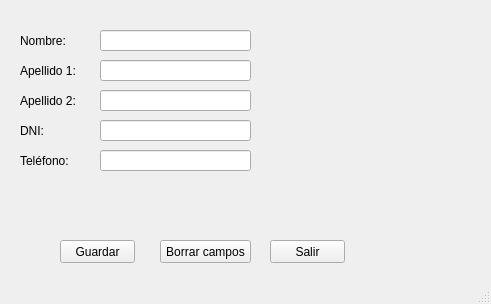
<?xml version="1.0" encoding="UTF-8"?>
<ui version="4.0">
 <class>MainWindow</class>
 <widget class="QMainWindow" name="MainWindow">
  <property name="geometry">
   <rect>
    <x>0</x>
    <y>0</y>
    <width>491</width>
    <height>304</height>
   </rect>
  </property>
  <property name="windowTitle">
   <string>MainWindow</string>
  </property>
  <widget class="QWidget" name="centralwidget">
   <widget class="QLineEdit" name="LineName">
    <property name="geometry">
     <rect>
      <x>100</x>
      <y>30</y>
      <width>151</width>
      <height>21</height>
     </rect>
    </property>
   </widget>
   <widget class="QLabel" name="LabelName">
    <property name="geometry">
     <rect>
      <x>20</x>
      <y>30</y>
      <width>61</width>
      <height>21</height>
     </rect>
    </property>
    <property name="text">
     <string>Nombre:</string>
    </property>
   </widget>
   <widget class="QLineEdit" name="LineSurname">
    <property name="geometry">
     <rect>
      <x>100</x>
      <y>60</y>
      <width>151</width>
      <height>21</height>
     </rect>
    </property>
    <property name="text">
     <string/>
    </property>
   </widget>
   <widget class="QLabel" name="LabelSurname">
    <property name="geometry">
     <rect>
      <x>20</x>
      <y>60</y>
      <width>61</width>
      <height>21</height>
     </rect>
    </property>
    <property name="text">
     <string>Apellido 1:</string>
    </property>
   </widget>
   <widget class="QPushButton" name="ButtonSave">
    <property name="geometry">
     <rect>
      <x>60</x>
      <y>240</y>
      <width>75</width>
      <height>23</height>
     </rect>
    </property>
    <property name="text">
     <string>Guardar</string>
    </property>
   </widget>
   <widget class="QPushButton" name="ButtonErase">
    <property name="geometry">
     <rect>
      <x>160</x>
      <y>240</y>
      <width>91</width>
      <height>23</height>
     </rect>
    </property>
    <property name="text">
     <string>Borrar campos</string>
    </property>
   </widget>
   <widget class="QPushButton" name="ButtonExit">
    <property name="geometry">
     <rect>
      <x>270</x>
      <y>240</y>
      <width>75</width>
      <height>23</height>
     </rect>
    </property>
    <property name="text">
     <string>Salir</string>
    </property>
   </widget>
   <widget class="QLabel" name="LabelSurname_2">
    <property name="geometry">
     <rect>
      <x>20</x>
      <y>90</y>
      <width>61</width>
      <height>21</height>
     </rect>
    </property>
    <property name="text">
     <string>Apellido 2:</string>
    </property>
   </widget>
   <widget class="QLabel" name="LabelSurname_3">
    <property name="geometry">
     <rect>
      <x>20</x>
      <y>120</y>
      <width>61</width>
      <height>21</height>
     </rect>
    </property>
    <property name="text">
     <string>DNI:</string>
    </property>
   </widget>
   <widget class="QLineEdit" name="LineSurname_2">
    <property name="geometry">
     <rect>
      <x>100</x>
      <y>90</y>
      <width>151</width>
      <height>21</height>
     </rect>
    </property>
    <property name="text">
     <string/>
    </property>
   </widget>
   <widget class="QLineEdit" name="LineSurname_3">
    <property name="geometry">
     <rect>
      <x>100</x>
      <y>120</y>
      <width>151</width>
      <height>21</height>
     </rect>
    </property>
    <property name="text">
     <string/>
    </property>
   </widget>
   <widget class="QLabel" name="LabelSurname_4">
    <property name="geometry">
     <rect>
      <x>20</x>
      <y>150</y>
      <width>61</width>
      <height>21</height>
     </rect>
    </property>
    <property name="text">
     <string>Teléfono:</string>
    </property>
   </widget>
   <widget class="QLineEdit" name="LineSurname_4">
    <property name="geometry">
     <rect>
      <x>100</x>
      <y>150</y>
      <width>151</width>
      <height>21</height>
     </rect>
    </property>
    <property name="text">
     <string/>
    </property>
   </widget>
  </widget>
  <widget class="QStatusBar" name="statusbar"/>
 </widget>
 <resources/>
 <connections/>
</ui>
